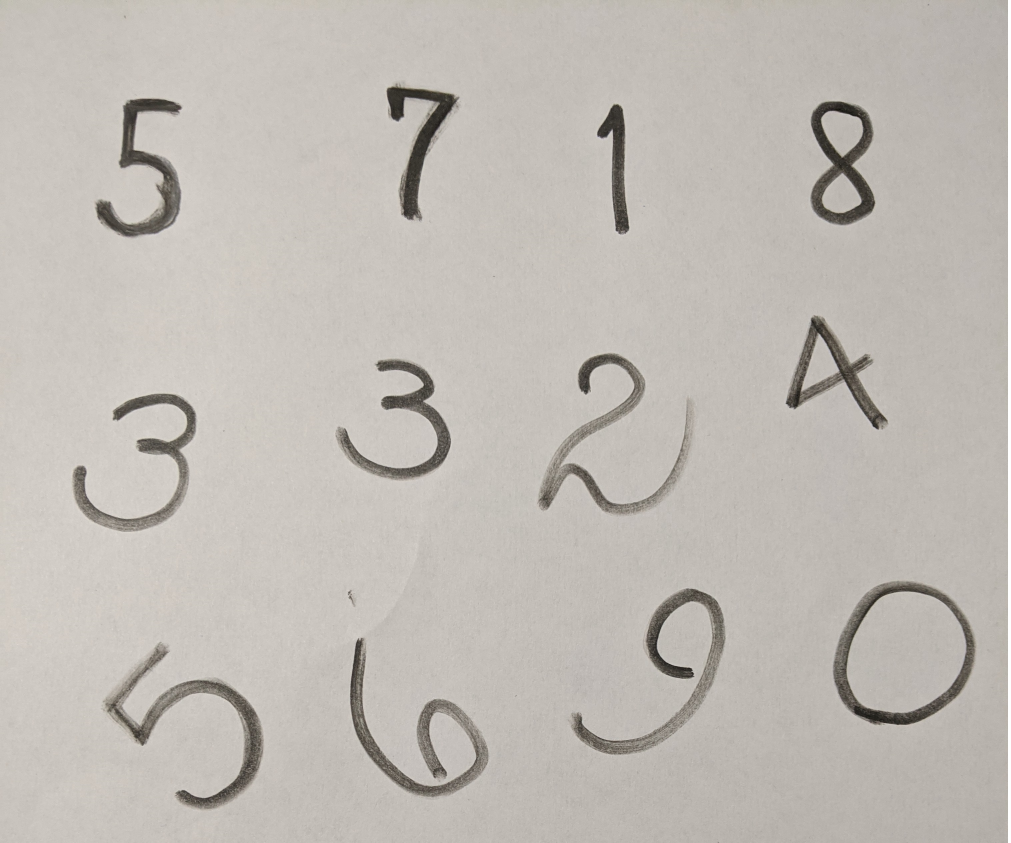
#> input picture CNN/images/real_hw.jpg, 3032 x 2528 px (shown at 1/3 size)
$ jupyter execute --allow-errors VGG16.ipynb
#> lines starting #> are read from the running program, lines starting #| are printed output that depends on the picture; after the words box and inside, x2 and y2 are one past the last pixel; in counts of white or black regions, pixels touching at a corner belong together
[](https://colab.research.google.com/github/gsg213/Computer_Vision_DL/blob/master/CNN/VGG16.ipynb)

# VGG16
Building and training a reduced VGG16 model with Tensorflow

[cell 1]
import numpy as np
import tensorflow as tf
import tensorflow.keras.layers as LK
import tensorflow.keras.models as MK
mnist = tf.keras.datasets.mnist
#> (the rest of this cell did not finish here and is left out)

#> (a cell that did not finish here is left out)

#> (a cell that did not finish here is left out)

[cell 4]
from matplotlib import pyplot as plt
#> (the rest of this cell did not finish here and is left out)

**Normalizing**

#> (a cell that did not finish here is left out)

#> (a cell that did not finish here is left out)

[cell 7]
tf.keras.backend.clear_session

[cell 8]
from keras.optimizers import SGD
from keras.optimizers import Adam

[cell 9]
def crear_modelo():
   inputs = LK.Input(shape=(28,28,1))
   conv1 = LK.Conv2D(6,(5,5),padding='same', activation='relu')(inputs)
   pool1 = LK.MaxPool2D((2,2),(2,2))(conv1) #Maxpool f=2, s=2
   conv2 = LK.Conv2D(16,(5,5),padding='valid', activation='relu')(pool1)
   pool2 = LK.MaxPool2D((2,2),(2,2))(conv2) #Maxpool f=2, s=2
   flat =  LK.Flatten()(pool2)
   FC3 = LK.Dense(120,activation='relu')(flat)
   FC4 = LK.Dense(84,activation='relu')(FC3)
   outputs = LK.Dense(10,activation='softmax')(FC4)

   return MK.Model(inputs,outputs)

#> (a cell that did not finish here is left out)

## Training

[cell 11]
from keras.callbacks import EarlyStopping
#> (the rest of this cell did not finish here and is left out)

#> (a cell that did not finish here is left out)

[cell 13]
import matplotlib.pyplot as plt

#> (the rest of this cell did not finish here and is left out)

[cell 14]
import cv2
from matplotlib import pyplot as plt
from keras.preprocessing.image import img_to_array
#> (the rest of this cell did not finish here and is left out)

[cell 15]
im = cv2.imread('images/real_hw.jpg')
#> im is the input picture: shape (2528, 3032, 3); mean B, G, R 180.3, 186.5, 191.5

imgray = cv2.cvtColor(im, cv2.COLOR_BGR2GRAY)
blur = cv2.GaussianBlur(imgray,(5,5),0)
ret, thresh = cv2.threshold(blur,0,255,cv2.THRESH_BINARY_INV+cv2.THRESH_OTSU)
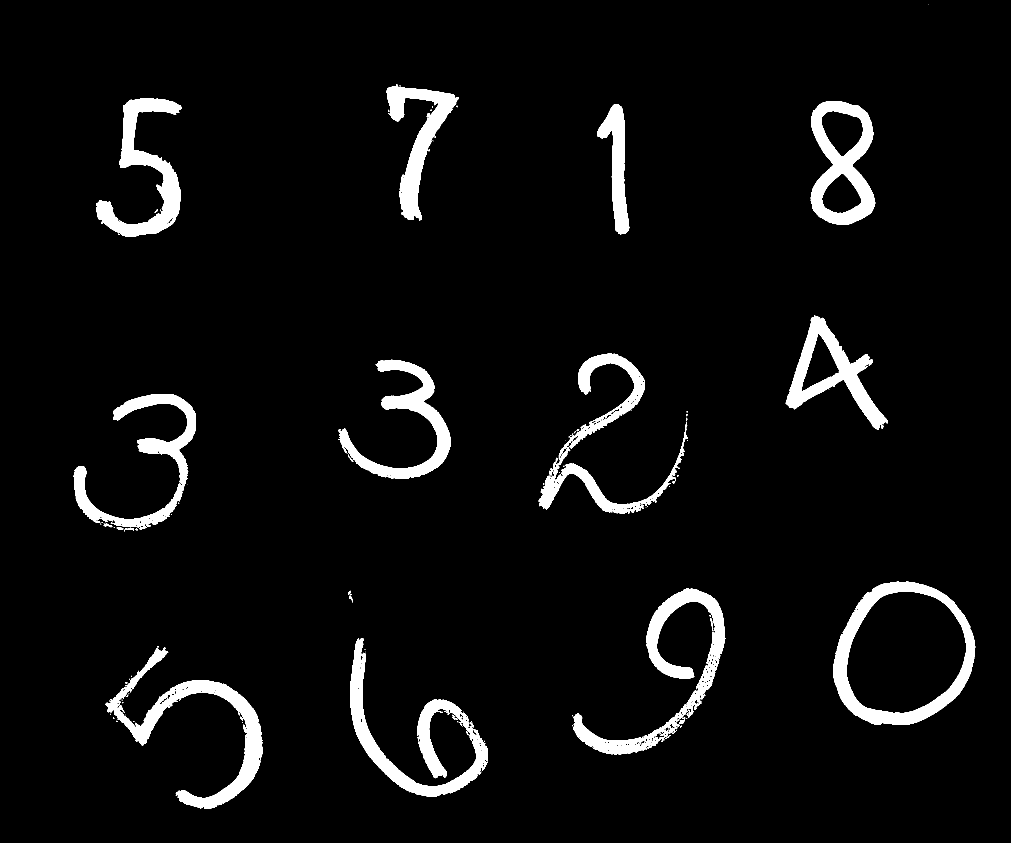
#> thresh: shape (2528, 3032) (shown at 1/3 size); 5.1% white; 121 white regions (82 under 20 px), largest, box (x1, y1, x2, y2) and area: (2499, 1744, 2926, 2175) 40746, (317, 1941, 788, 2426) 40199, (1050, 1914, 1464, 2391) 39552
#> ret = 143
kernel = np.ones((45,45),np.uint8)
kernel2 = np.ones((5,5),np.uint8)
erosion = cv2.erode(thresh ,kernel2,iterations = 2)
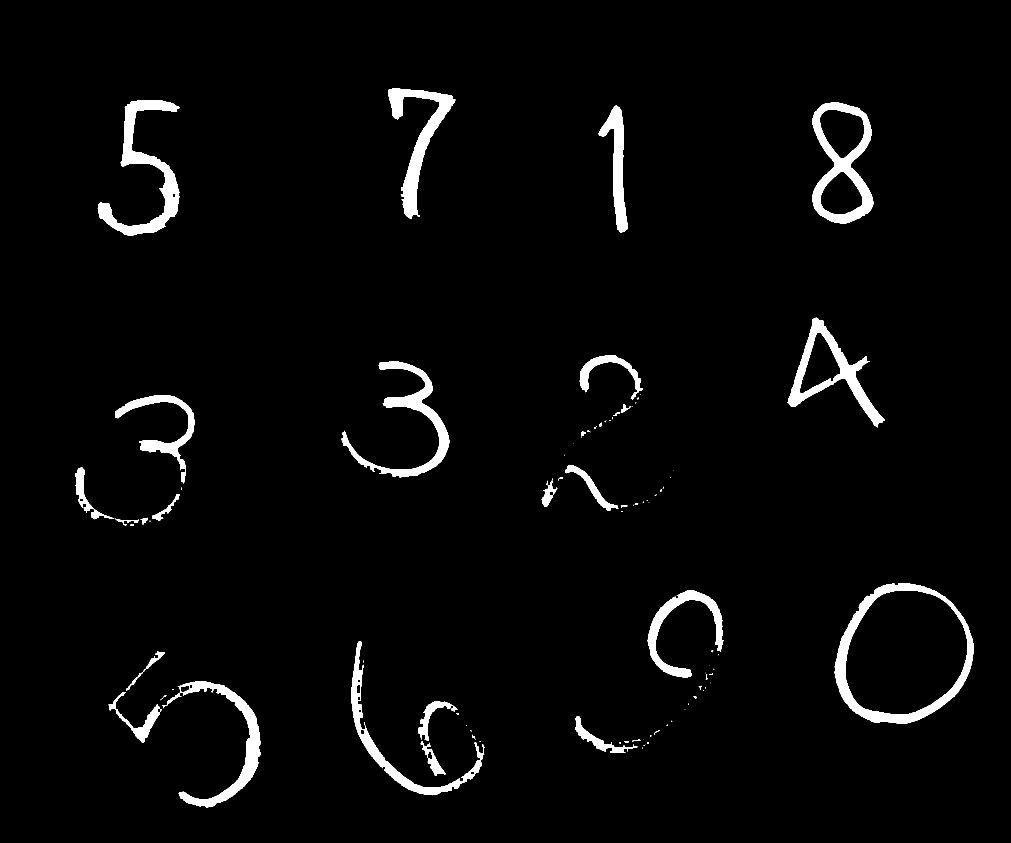
#> erosion: shape (2528, 3032) (shown at 1/3 size); 3.1% white; 98 white regions (49 under 20 px), largest, box (x1, y1, x2, y2) and area: (2504, 1750, 2921, 2171) 27762, (293, 300, 539, 706) 24236, (2437, 308, 2621, 671) 23032
dilation = cv2.dilate(erosion,kernel,iterations = 1)
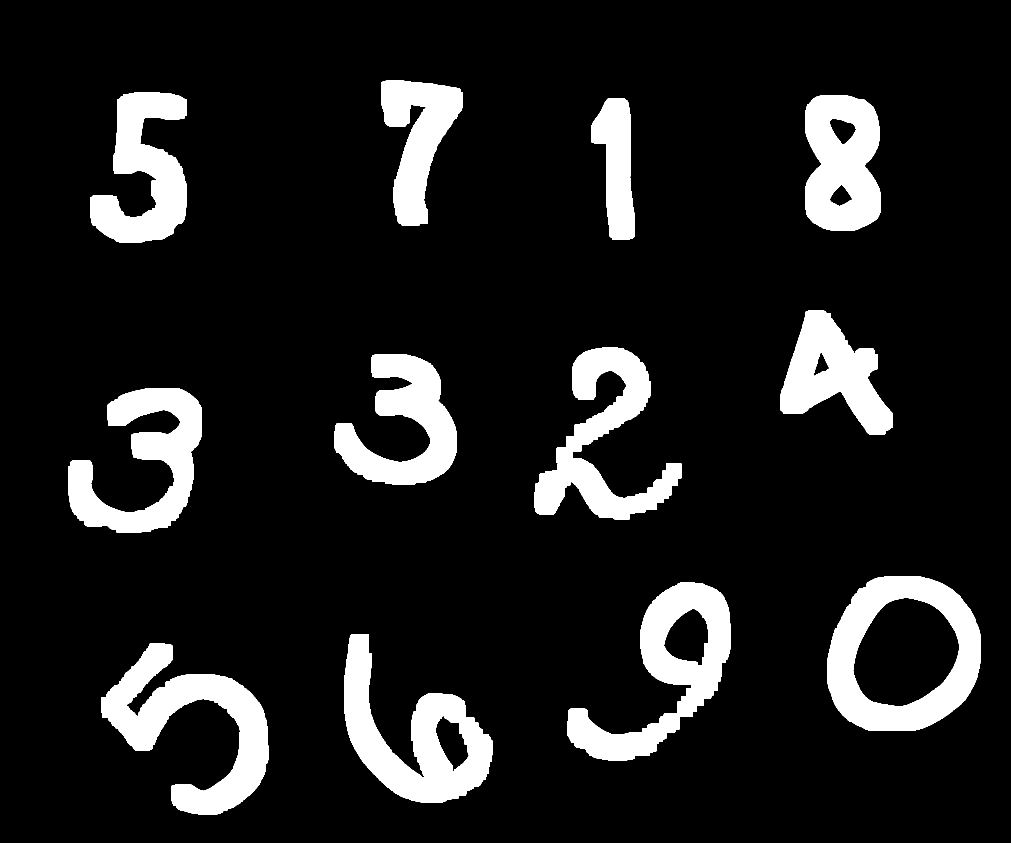
#> dilation: shape (2528, 3032) (shown at 1/3 size); 11.9% white; 12 white regions
contours, hierarchy = cv2.findContours(dilation,cv2.RETR_EXTERNAL, cv2.CHAIN_APPROX_SIMPLE)
#> contours = 12 contours; largest, box (x1, y1, x2, y2) and area: (2482, 1728, 2943, 2193) 173014, (1703, 1748, 2192, 2281) 104070, (1033, 1903, 1477, 2408) 101906, (303, 1931, 805, 2444) 97160, (1602, 1043, 2044, 1558) 81308

#> (the rest of this cell did not finish here and is left out)
